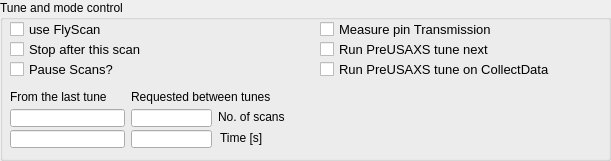
   <widget class="QGroupBox" name="groupBox_14">
    <property name="geometry">
     <rect>
      <x>10</x>
      <y>60</y>
      <width>611</width>
      <height>161</height>
     </rect>
    </property>
    <property name="title">
     <string>Tune and mode control</string>
    </property>
    <widget class="caToggleButton" name="catogglebutton">
     <property name="geometry">
      <rect>
       <x>320</x>
       <y>40</y>
       <width>290</width>
       <height>19</height>
      </rect>
     </property>
     <property name="sizePolicy">
      <sizepolicy hsizetype="Preferred" vsizetype="Preferred">
       <horstretch>0</horstretch>
       <verstretch>0</verstretch>
      </sizepolicy>
     </property>
     <property name="font">
      <font>
       <pointsize>10</pointsize>
      </font>
     </property>
     <property name="text">
      <string>Run PreUSAXS tune next</string>
     </property>
     <property name="channel" stdset="0">
      <string notr="true">9idcLAX:USAXS:RunPreUSAXStuneNext</string>
     </property>
    </widget>
    <widget class="caToggleButton" name="catogglebutton_2">
     <property name="geometry">
      <rect>
       <x>320</x>
       <y>60</y>
       <width>290</width>
       <height>19</height>
      </rect>
     </property>
     <property name="sizePolicy">
      <sizepolicy hsizetype="Preferred" vsizetype="Preferred">
       <horstretch>0</horstretch>
       <verstretch>0</verstretch>
      </sizepolicy>
     </property>
     <property name="font">
      <font>
       <pointsize>10</pointsize>
      </font>
     </property>
     <property name="text">
      <string>Run PreUSAXS tune on CollectData</string>
     </property>
     <property name="channel" stdset="0">
      <string notr="true">9idcLAX:USAXS:RunPreUSAXStuneOnQdo</string>
     </property>
    </widget>
    <widget class="caToggleButton" name="catogglebutton_3">
     <property name="enabled">
      <bool>true</bool>
     </property>
     <property name="geometry">
      <rect>
       <x>320</x>
       <y>20</y>
       <width>290</width>
       <height>19</height>
      </rect>
     </property>
     <property name="sizePolicy">
      <sizepolicy hsizetype="Preferred" vsizetype="Preferred">
       <horstretch>0</horstretch>
       <verstretch>0</verstretch>
      </sizepolicy>
     </property>
     <property name="maximumSize">
      <size>
       <width>16777215</width>
       <height>16777215</height>
      </size>
     </property>
     <property name="font">
      <font>
       <pointsize>10</pointsize>
      </font>
     </property>
     <property name="text">
      <string>Measure pin Transmission</string>
     </property>
     <property name="channel" stdset="0">
      <string notr="true">9idcLAX:USAXS:TR_MeasurePinTrans</string>
     </property>
    </widget>
    <widget class="caTextEntry" name="catextentry_84">
     <property name="geometry">
      <rect>
       <x>131</x>
       <y>109</y>
       <width>81</width>
       <height>18</height>
      </rect>
     </property>
     <property name="channel" stdset="0">
      <string notr="true">9idcLAX:USAXS:ReqNumScansBetweenTune</string>
     </property>
     <property name="foreground">
      <color>
       <red>0</red>
       <green>0</green>
       <blue>0</blue>
      </color>
     </property>
     <property name="background">
      <color>
       <red>115</red>
       <green>215</green>
       <blue>253</blue>
      </color>
     </property>
     <property name="colorMode">
      <enum>caLineEdit::Static</enum>
     </property>
    </widget>
    <widget class="QLabel" name="label_86">
     <property name="geometry">
      <rect>
       <x>220</x>
       <y>130</y>
       <width>100</width>
       <height>16</height>
      </rect>
     </property>
     <property name="text">
      <string>Time [s]</string>
     </property>
    </widget>
    <widget class="QLabel" name="label_84">
     <property name="geometry">
      <rect>
       <x>10</x>
       <y>89</y>
       <width>115</width>
       <height>16</height>
      </rect>
     </property>
     <property name="text">
      <string>From the last tune</string>
     </property>
    </widget>
    <widget class="caTextEntry" name="catextentry_83">
     <property name="geometry">
      <rect>
       <x>131</x>
       <y>130</y>
       <width>81</width>
       <height>18</height>
      </rect>
     </property>
     <property name="channel" stdset="0">
      <string notr="true">9idcLAX:USAXS:ReqTimeBetweenTune</string>
     </property>
     <property name="foreground">
      <color>
       <red>0</red>
       <green>0</green>
       <blue>0</blue>
      </color>
     </property>
     <property name="background">
      <color>
       <red>115</red>
       <green>215</green>
       <blue>253</blue>
      </color>
     </property>
     <property name="colorMode">
      <enum>caLineEdit::Static</enum>
     </property>
    </widget>
    <widget class="QLabel" name="label_83">
     <property name="geometry">
      <rect>
       <x>131</x>
       <y>89</y>
       <width>165</width>
       <height>16</height>
      </rect>
     </property>
     <property name="text">
      <string>Requested between tunes</string>
     </property>
    </widget>
    <widget class="QLabel" name="label_85">
     <property name="geometry">
      <rect>
       <x>218</x>
       <y>109</y>
       <width>100</width>
       <height>16</height>
      </rect>
     </property>
     <property name="text">
      <string>No. of scans</string>
     </property>
    </widget>
    <widget class="caTextEntry" name="catextentry_82">
     <property name="geometry">
      <rect>
       <x>10</x>
       <y>130</y>
       <width>115</width>
       <height>18</height>
      </rect>
     </property>
     <property name="channel" stdset="0">
      <string notr="true">9idcLAX:USAXS:EPOCHTimeOfLastTune</string>
     </property>
     <property name="foreground">
      <color>
       <red>0</red>
       <green>0</green>
       <blue>0</blue>
      </color>
     </property>
     <property name="background">
      <color>
       <red>115</red>
       <green>215</green>
       <blue>253</blue>
      </color>
     </property>
     <property name="colorMode">
      <enum>caLineEdit::Static</enum>
     </property>
    </widget>
    <widget class="caTextEntry" name="catextentry_81">
     <property name="enabled">
      <bool>true</bool>
     </property>
     <property name="geometry">
      <rect>
       <x>10</x>
       <y>109</y>
       <width>115</width>
       <height>18</height>
      </rect>
     </property>
     <property name="channel" stdset="0">
      <string notr="true">9idcLAX:USAXS:NumScansFromLastTune</string>
     </property>
     <property name="foreground">
      <color>
       <red>0</red>
       <green>0</green>
       <blue>0</blue>
      </color>
     </property>
     <property name="background">
      <color>
       <red>115</red>
       <green>215</green>
       <blue>253</blue>
      </color>
     </property>
     <property name="colorMode">
      <enum>caLineEdit::Static</enum>
     </property>
    </widget>
    <widget class="caToggleButton" name="catogglebutton_4">
     <property name="geometry">
      <rect>
       <x>10</x>
       <y>20</y>
       <width>290</width>
       <height>19</height>
      </rect>
     </property>
     <property name="sizePolicy">
      <sizepolicy hsizetype="Preferred" vsizetype="Preferred">
       <horstretch>0</horstretch>
       <verstretch>0</verstretch>
      </sizepolicy>
     </property>
     <property name="font">
      <font>
       <pointsize>10</pointsize>
      </font>
     </property>
     <property name="text">
      <string>use FlyScan</string>
     </property>
     <property name="channel" stdset="0">
      <string notr="true">9idcLAX:USAXS:useFlyscan</string>
     </property>
    </widget>
    <widget class="caToggleButton" name="catogglebutton_5">
     <property name="geometry">
      <rect>
       <x>10</x>
       <y>40</y>
       <width>290</width>
       <height>19</height>
      </rect>
     </property>
     <property name="sizePolicy">
      <sizepolicy hsizetype="Preferred" vsizetype="Preferred">
       <horstretch>0</horstretch>
       <verstretch>0</verstretch>
      </sizepolicy>
     </property>
     <property name="font">
      <font>
       <pointsize>10</pointsize>
      </font>
     </property>
     <property name="text">
      <string>Stop after this scan</string>
     </property>
     <property name="channel" stdset="0">
      <string notr="true">9idcLAX:USAXS:StopBeforeNextScan</string>
     </property>
    </widget>
    <widget class="caToggleButton" name="catogglebutton_6">
     <property name="geometry">
      <rect>
       <x>10</x>
       <y>60</y>
       <width>290</width>
       <height>19</height>
      </rect>
     </property>
     <property name="sizePolicy">
      <sizepolicy hsizetype="Preferred" vsizetype="Preferred">
       <horstretch>0</horstretch>
       <verstretch>0</verstretch>
      </sizepolicy>
     </property>
     <property name="font">
      <font>
       <pointsize>10</pointsize>
      </font>
     </property>
     <property name="text">
      <string>Pause Scans?</string>
     </property>
     <property name="channel" stdset="0">
      <string notr="true">9idcLAX:USAXS:PauseBeforeNextScan</string>
     </property>
    </widget>
   </widget>
